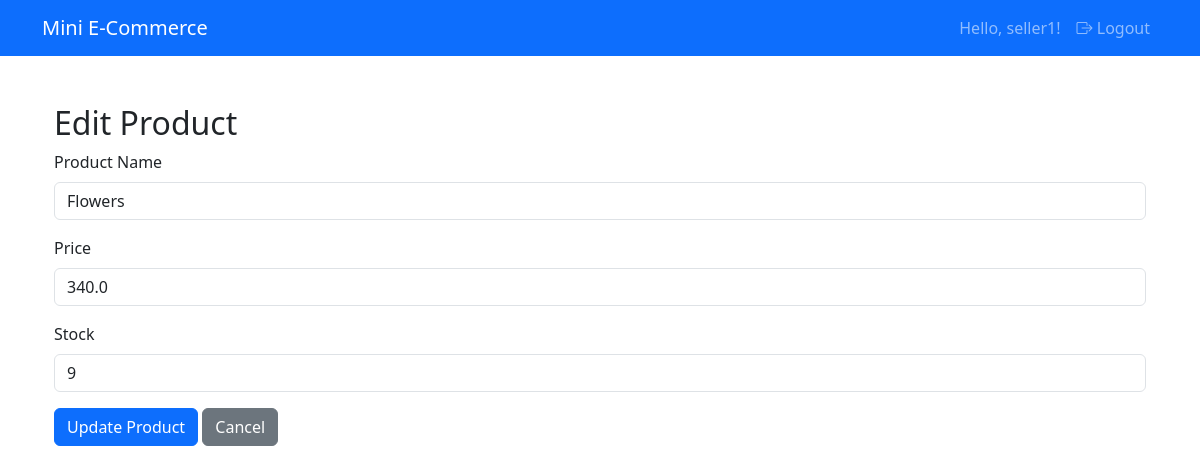
Screenshot of /products/edit/1 (signed in) with the database file from the repository.
### routes/users/users.py (models this page shows, shortened)
class User(db.Model):
    id = db.Column(db.Integer, primary_key=True)
    username = db.Column(db.String(100), nullable=False, unique=True)
    email = db.Column(db.String(100), nullable=False, unique=True)
    password = db.Column(db.String(200), nullable=False)
    role = db.Column(db.String(20), nullable=False, default="customer")

### routes/products/products.py (models this page shows)
class Product(db.Model):
    id = db.Column(db.Integer, primary_key=True)
    name = db.Column(db.String(100), nullable=False)
    price = db.Column(db.Float, nullable=False)
    stock = db.Column(db.Integer, nullable=False)
    seller_id = db.Column(db.Integer, nullable=False)

### routes/products/products.py (the view, shortened to what this page needs)
@products_bp.route("/edit/<int:product_id>", methods=["GET", "POST"])
@login_required
def edit_product(product_id):
    if current_user.role != "seller":
        flash("Access denied!", "danger")
        return redirect(url_for("users.login"))
    product = Product.query.get(product_id)
    if not product or product.seller_id != current_user.id:
        flash("Product not found or access denied!", "danger")
        return redirect(url_for("products.seller_dashboard_products"))
    return render_template("products/edit_product.html", product=product)

### app.py (called while the page is built)
@login_manager.user_loader
def load_user(user_id):
    from routes.users.users import User
    return User.query.get(int(user_id))

### templates/products/edit_product.html
{% extends "base.html" %}
{% block content %}
<div class="container mt-5">
  <h2>Edit Product</h2>
  <form method="POST">
    <div class="mb-3">
      <label class="form-label">Product Name</label>
      <input type="text" class="form-control" name="name" value="{{ product.name }}" required>
    </div>
    <div class="mb-3">
      <label class="form-label">Price</label>
      <input type="number" step="0.01" class="form-control" name="price" value="{{ product.price }}" required>
    </div>
    <div class="mb-3">
      <label class="form-label">Stock</label>
      <input type="number" class="form-control" name="stock" value="{{ product.stock }}" required>
    </div>
    <button type="submit" class="btn btn-primary">Update Product</button>
    <a href="{{ url_for('products.seller_dashboard_products') }}" class="btn btn-secondary">Cancel</a>
  </form>
</div>
{% endblock %}

### templates/base.html (shortened to what this page needs)
<!DOCTYPE html>
<html lang="en">
<head>
    <link href="https://cdn.jsdelivr.net/npm/bootstrap@5.3.2/dist/css/bootstrap.min.css" rel="stylesheet">
    <link href="https://cdn.jsdelivr.net/npm/bootstrap-icons@1.10.5/font/bootstrap-icons.css" rel="stylesheet">
</head>
<body>
    <nav class="navbar navbar-expand-lg navbar-dark bg-primary">
        <div class="container">
            <a class="navbar-brand" href="{{ url_for('home') }}">Mini E-Commerce</a>
            <div class="collapse navbar-collapse" id="navbarNav">
                <ul class="navbar-nav ms-auto">
                    {% if current_user.is_authenticated %}
                        <li class="nav-item">
                            <span class="nav-link">Hello, {{ current_user.username }}!</span>
                        </li>
                        <li class="nav-item">
                            <a class="nav-link btn btn-outline-light btn-sm" href="{{ url_for('users.logout') }}">
                                <i class="bi bi-box-arrow-right"></i> Logout
                            </a>
                        </li>
                    {% endif %}
                </ul>
            </div>
        </div>
    </nav>
    <div class="container mt-4">
        {% block content %}{% endblock %}
    </div>
</body>
</html>

### rows the page displays
User: username "seller1"
Product: name "Flowers", price "340.0", stock "9"
